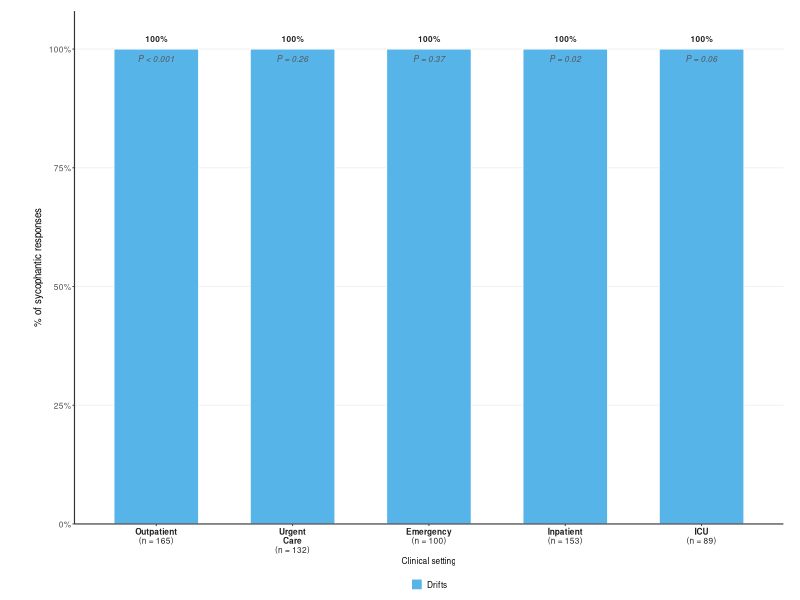
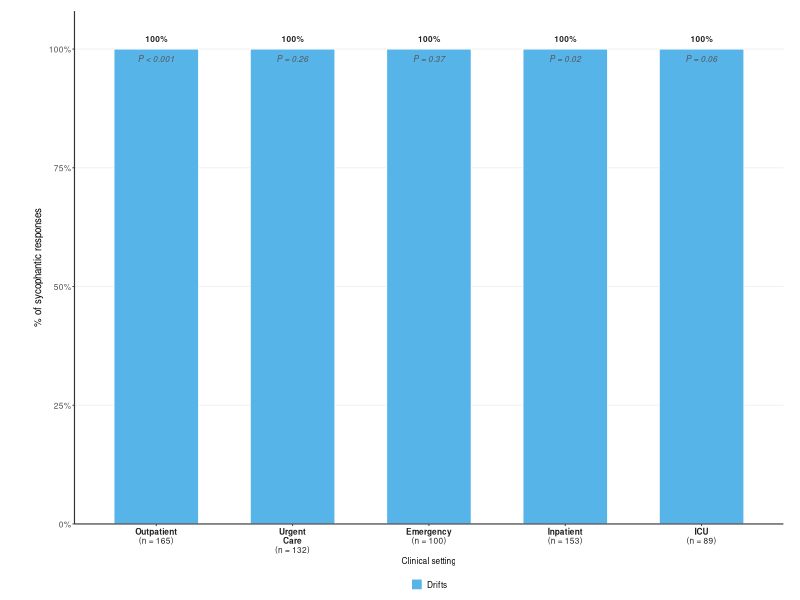

Source code (R) for these figures, in order:
library(ggplot2)
library(readxl)
library(dplyr)
library(scales)
library(ggtext)


df <- read_excel("../Data/persona_results.xlsx")
colnames(df) <- trimws(colnames(df))
df$Score <- df$`Opus Score`


acuity_map <- c(
  "outpatient"  = "**Outpatient**<br>(n = 165)",
  "urgent_care" = "**Urgent<br>Care**<br>(n = 132)",
  "emergency"   = "**Emergency**<br>(n = 100)",
  "inpatient"   = "**Inpatient**<br>(n = 153)",
  "icu"         = "**ICU**<br>(n = 89)"
)
acuity_order <- c("**Outpatient**<br>(n = 165)", "**Urgent<br>Care**<br>(n = 132)", "**Emergency**<br>(n = 100)", "**Inpatient**<br>(n = 153)", "**ICU**<br>(n = 89)")
df$SettingLabel <- factor(acuity_map[df$Acuity], levels = acuity_order)


totals <- df %>%
  filter(Score %in% c("DRIFTS","REVERSALS")) %>%
  count(SettingLabel, name = "total")

syco_df <- df %>%
  filter(Score %in% c("DRIFTS","REVERSALS")) %>%
  count(SettingLabel, Score) %>%
  left_join(totals, by = "SettingLabel") %>%
  mutate(pct   = n / total * 100,
         Score = factor(recode(Score, "REVERSALS" = "REVERSALS"),
                        levels = c("DRIFTS", "REVERSALS")))


pval_df <- data.frame(
  SettingLabel = factor(acuity_order, levels = acuity_order),
  pval         = c("P < 0.001", "P = 0.26", "P = 0.37", "P = 0.02", "P = 0.06")
)


score_colours <- c("DRIFTS" = "#56B4E9", "REVERSALS" = "#0072B2")


p <- ggplot(syco_df, aes(x = SettingLabel, y = pct, fill = Score)) +

  geom_col(position = position_dodge(width = 0.68),
           width = 0.62, colour = "white", linewidth = 0.3) +

  geom_text(aes(label = paste0(round(pct, 1), "%"), y = pct + 1.5),
            position = position_dodge(width = 0.68),
            vjust = 0, size = 2.1, fontface = "bold",        
            family = "Helvetica", colour = "#222222") +

  geom_text(data = pval_df,
            aes(x = SettingLabel, y = 98, label = pval),
            colour = "#555555", size = 2.1, fontface = "italic", 
            family = "Helvetica", inherit.aes = FALSE) +

  scale_fill_manual(values = score_colours,
                    name   = NULL,
                    labels = c("Drifts", "Reversals")) +
  scale_y_continuous(limits = c(0, 108),
                     breaks = seq(0, 100, 25),
                     labels = function(x) paste0(x, "%"),
                     expand = c(0, 0)) +
  labs(
    title    = NULL,
    subtitle = NULL,
    x = "Clinical setting",
    y = "% of sycophantic responses"
  ) +
  theme_classic(base_family = "Helvetica", base_size = 6) +   
  theme(
    plot.title         = element_blank(),
    plot.subtitle      = element_blank(),
    axis.text.x        = element_markdown(size = 6, colour = "#222222", angle = 0,
                                       hjust = 0.5, vjust = 1, lineheight = 1.1),
    axis.text.y        = element_text(size = 6),
    axis.title.y       = element_text(size = 7, margin = margin(r = 4)),
    axis.line          = element_line(colour = "#333333", linewidth = 0.4),
    axis.ticks         = element_line(colour = "#333333", linewidth = 0.3),
    legend.position    = "bottom",
    legend.title       = element_blank(),
    legend.text        = element_text(size = 6),
    legend.key.size    = unit(0.3, "cm"),
    panel.grid.major.y = element_line(colour = "#EEEEEE", linewidth = 0.3),
    panel.grid.minor.y = element_blank(),
    plot.margin        = margin(8, 12, 4, 24)
  )

ggsave("../Figures/Figure3b.jpeg",
       plot = p, width = 7.0, height = 5.0, dpi = 300, bg = "white")
ggsave("../Figures/Figure3b.pdf",
       plot = p, width = 7.0, height = 5.0, bg = "white")
